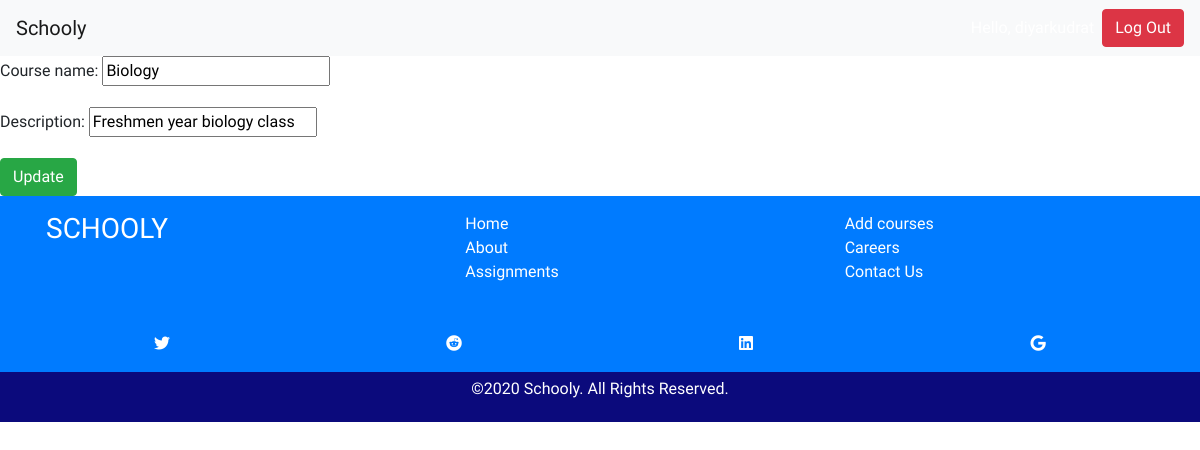
Before: /courses/1/edit/ (signed in) with the older database file.
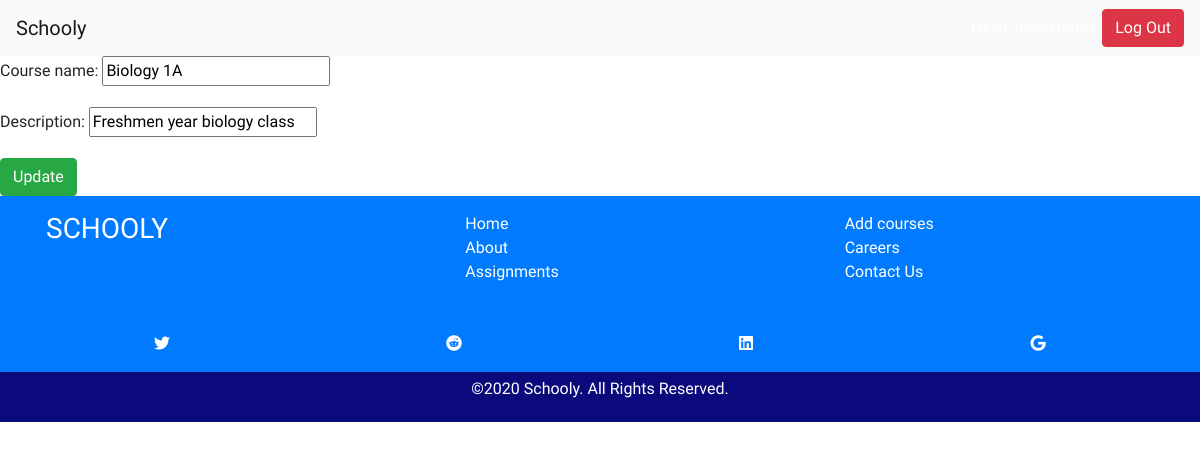
After: the same page with the newer database file.
### classes/models.py (models this page shows, shortened)
class Course(models.Model):
    course_name = models.CharField(max_length=150)
    course_teacher = models.CharField(max_length=150, null=True)
    description = models.CharField(max_length=250)
    assigments = models.ManyToManyField(Assignment, blank=True, null=True, related_name="course_assignments")

### classes/views.py (the view)
# urls.py: path('courses/<int:pk>/edit/', views.CourseEditView.as_view(), name="edit-course-page"),
@method_decorator([login_required], name='dispatch')
class CourseEditView(UpdateView):
    model = Course
    fields = ['course_name', 'description']
    template_name = 'course_edit.html'
    success_url = reverse_lazy('course-list')

### classes/templates/course_edit.html
{% extends 'base.html' %}
{% block content %}
<form method="post">{% csrf_token %}
    {{ form.as_p }}
    <input type="submit" class="btn btn-success" value="Update">
</form>
{% endblock %}

Changed rows visible on the page:
changed Course "Freshmen year biology class": course_name "Biology" → "Biology 1A"
